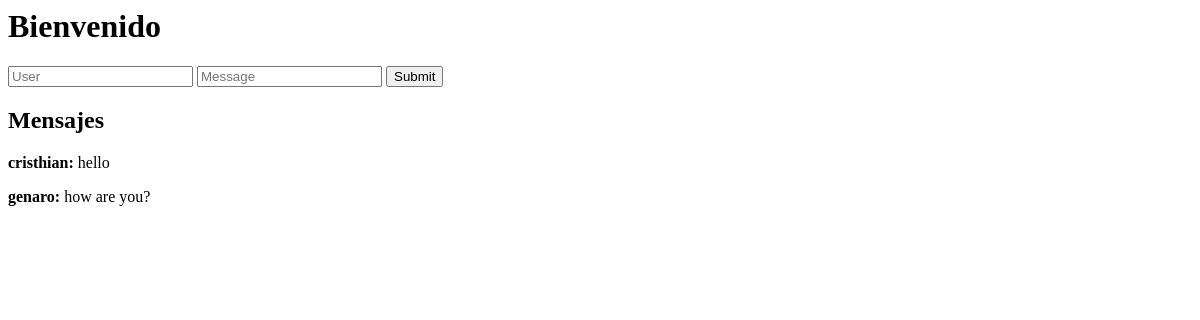
Before: / with the older database file.
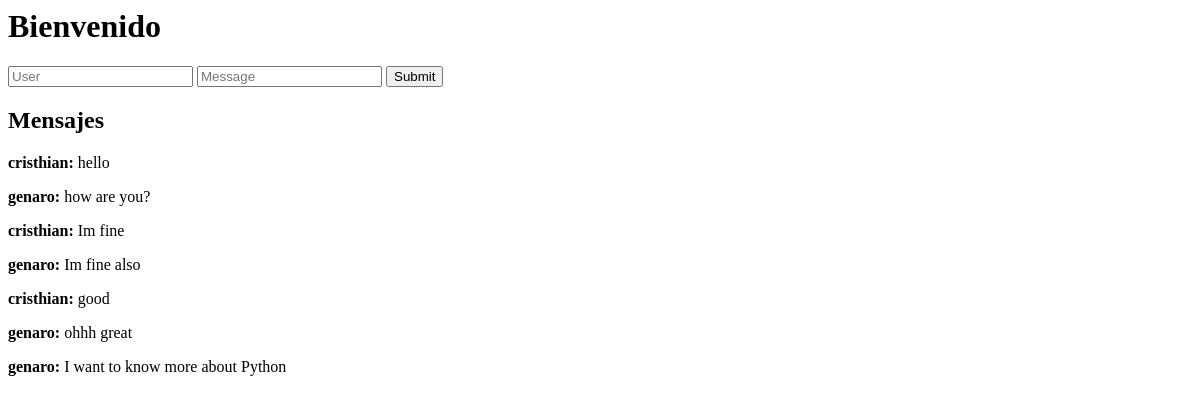
After: the same page with the newer database file.
### main.py (models this page shows, shortened)
class Message(db.Model):
    id = db.Column(db.Integer, primary_key=True, autoincrement=True)
    user = db.Column(db.Text, nullable=False)
    message = db.Column(db.Text, nullable=False)
    created_at = db.Column(db.DateTime(timezone=True), server_default=func.now())

### main.py (the view)
@app.route("/")
def home():
    messages_data = Message.query.all()
    messages = messages_schema.dump(messages_data)
    return render_template("home.html", messages=messages)

### templates/home.html (shortened to what this page needs)
<html>
    <head>
    </head>
    <body>
        <h1>Bienvenido</h1>
        <form action="" method="POST" id="form">
            <input type="text" name="username" id="username" placeholder="User" />
            <input type="text" name="message" id="message" placeholder="Message" />
            <input type="submit" text="Enviar" />
        </form>
        <h2>Mensajes</h2>
        <div id="messages">
            {% for message in messages %}
            <p><b>{{ message.user }}:</b> {{ message.message }}</p>
            {% endfor %}
        </div>
    </body>
</html>

Changed rows visible on the page:
added Message: user "cristhian", message "Im fine"
added Message: user "genaro", message "Im fine also"
added Message: user "cristhian", message "good"
added Message: user "genaro", message "ohhh great"
added Message: user "genaro", message "I want to know more about Python"
